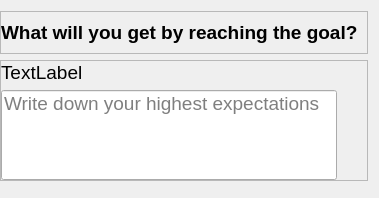
            <widget class="QWidget" name="pageMotivation">
             <layout class="QVBoxLayout" name="verticalLayout_7" stretch="1,2,7">
              <property name="leftMargin">
               <number>0</number>
              </property>
              <item>
               <widget class="QFrame" name="frame_10">
                <property name="frameShape">
                 <enum>QFrame::StyledPanel</enum>
                </property>
                <property name="frameShadow">
                 <enum>QFrame::Raised</enum>
                </property>
                <layout class="QVBoxLayout" name="verticalLayout_8">
                 <property name="leftMargin">
                  <number>0</number>
                 </property>
                 <item>
                  <widget class="QLabel" name="label_5">
                   <property name="font">
                    <font>
                     <pointsize>14</pointsize>
                     <weight>75</weight>
                     <bold>true</bold>
                    </font>
                   </property>
                   <property name="text">
                    <string>What will you get by reaching the goal?</string>
                   </property>
                  </widget>
                 </item>
                </layout>
               </widget>
              </item>
              <item>
               <widget class="QFrame" name="frame_9">
                <property name="frameShape">
                 <enum>QFrame::StyledPanel</enum>
                </property>
                <property name="frameShadow">
                 <enum>QFrame::Raised</enum>
                </property>
                <layout class="QVBoxLayout" name="verticalLayout_17">
                 <property name="leftMargin">
                  <number>0</number>
                 </property>
                 <property name="topMargin">
                  <number>0</number>
                 </property>
                 <property name="rightMargin">
                  <number>30</number>
                 </property>
                 <property name="bottomMargin">
                  <number>0</number>
                 </property>
                 <item>
                  <widget class="QLabel" name="label_4">
                   <property name="minimumSize">
                    <size>
                     <width>30</width>
                     <height>0</height>
                    </size>
                   </property>
                   <property name="font">
                    <font>
                     <pointsize>14</pointsize>
                    </font>
                   </property>
                   <property name="text">
                    <string>TextLabel</string>
                   </property>
                  </widget>
                 </item>
                 <item>
                  <widget class="QLineEdit" name="lineEdit_2">
                   <property name="minimumSize">
                    <size>
                     <width>0</width>
                     <height>90</height>
                    </size>
                   </property>
                   <property name="font">
                    <font>
                     <pointsize>14</pointsize>
                    </font>
                   </property>
                   <property name="alignment">
                    <set>Qt::AlignLeading|Qt::AlignLeft|Qt::AlignTop</set>
                   </property>
                   <property name="placeholderText">
                    <string>Write down your highest expectations</string>
                   </property>
                  </widget>
                 </item>
                </layout>
               </widget>
              </item>
              <item>
               <widget class="QFrame" name="frame_11">
                <property name="frameShape">
                 <enum>QFrame::StyledPanel</enum>
                </property>
                <property name="frameShadow">
                 <enum>QFrame::Raised</enum>
                </property>
               </widget>
              </item>
             </layout>
            </widget>
